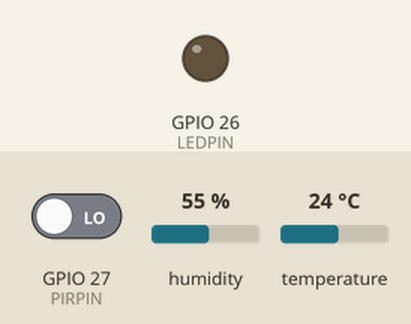
The sketch below on a simulated ESP32. Shown: output pins drawn as LEDs (lit = HIGH). The test bench sets the inputs (shaded band); at power-on: GPIO 27 (PIRPIN) LOW, humidity 55 %, temperature 24 °C. WiFi joins after 1.5 s; servers stay silent unless stated; no MQTT or app messages arrive unless stated; what the sketch prints to the serial monitor is not drawn.

Above: at 2.7 s.
2.8 s: GPIO 27 (PIRPIN) driven HIGH
At 5.9 s:
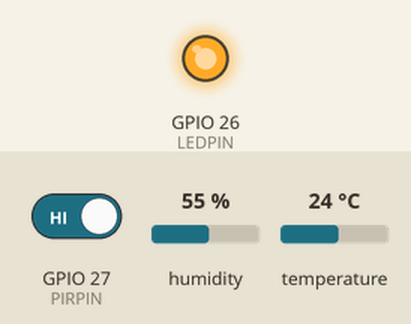
6.6 s: GPIO 27 (PIRPIN) driven LOW
At 8.4 s:
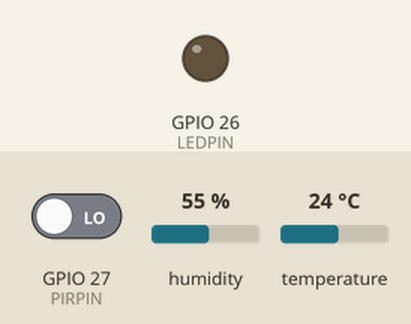
Timing chart, 0 to 9.9 s (numbered marks = the images above; inputs shaded):
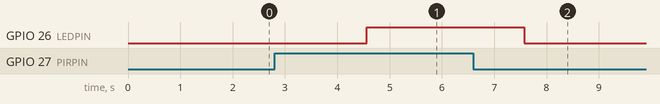

The sketch:

sketch.ino
```cpp
#include <WiFi.h>
#include <PubSubClient.h>
#include <DHT.h>

#define DHTPIN 4
#define DHTTYPE DHT22
#define PIRPIN 27
#define LEDPIN 26

const char* ssid = "Wokwi-GUEST";
const char* password = "";

const char* mqtt_server = "broker.hivemq.com";
const int mqtt_port = 1883;

const char* topic = "ishant-smart-home-demo-48271";

WiFiClient espClient;
PubSubClient client(espClient);
DHT dht(DHTPIN, DHTTYPE);

void setup() {
  Serial.begin(115200);

  pinMode(PIRPIN, INPUT);
  pinMode(LEDPIN, OUTPUT);

  dht.begin();

  WiFi.begin(ssid, password);
  Serial.print("Connecting to WiFi");

  while (WiFi.status() != WL_CONNECTED) {
    delay(500);
    Serial.print(".");
  }

  Serial.println("\nWiFi connected!");

  client.setServer(mqtt_server, mqtt_port);

  while (!client.connected()) {
    Serial.println("Connecting to MQTT...");

    if (client.connect("SmartHomeESP32Demo48271")) {
      Serial.println("MQTT connected!");
    } else {
      Serial.print("MQTT failed, state: ");
      Serial.println(client.state());
      delay(2000);
    }
  }
}

void loop() {
  if (!client.connected()) {
    if (client.connect("SmartHomeESP32Demo48271")) {
      Serial.println("MQTT reconnected!");
    } else {
      delay(2000);
      return;
    }
  }

  client.loop();

  float temperature = dht.readTemperature();
  float humidity = dht.readHumidity();
  int motion = digitalRead(PIRPIN);

  digitalWrite(LEDPIN, motion ? HIGH : LOW);

  if (!isnan(temperature) && !isnan(humidity)) {
    char payload[160];

    snprintf(
      payload,
      sizeof(payload),
      "{\"temperature\":%.1f,\"humidity\":%.1f,\"motion\":%d,\"light\":%d}",
      temperature,
      humidity,
      motion,
      motion
    );

    client.publish(topic, payload);
    Serial.println(payload);
  }

  delay(3000);
}
```

Measured:
- after the input at 2.8 s, GPIO 26 (LEDPIN): LOW → HIGH after 1.8 s
- after the input at 6.6 s, GPIO 26 (LEDPIN): HIGH → LOW after 0.97 s
